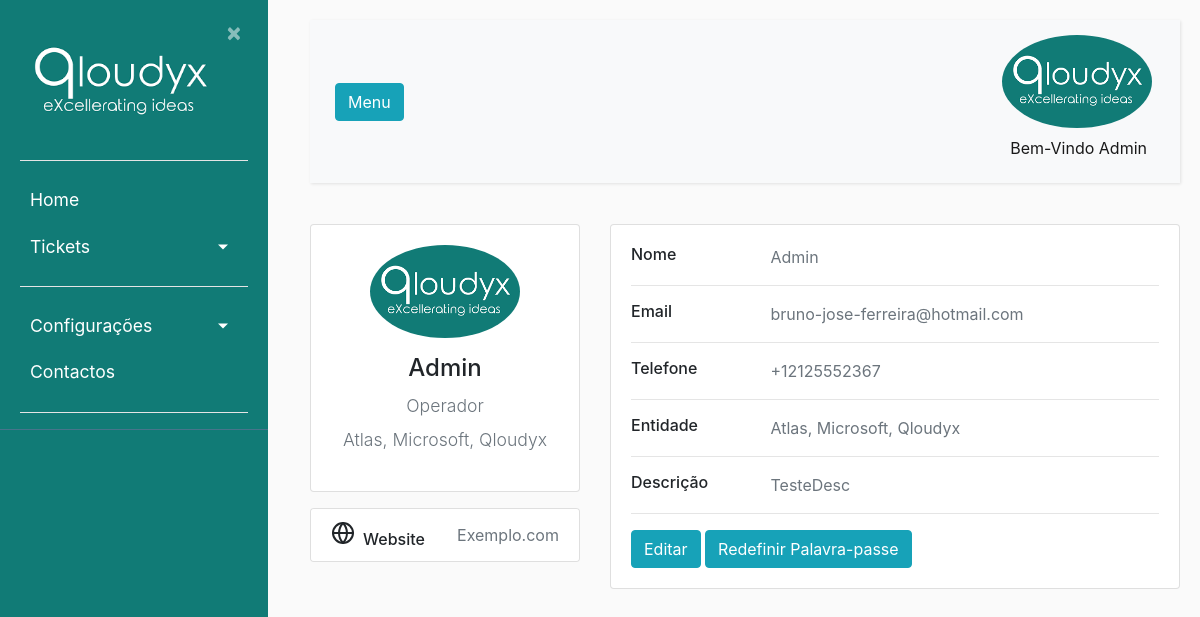
/profile/ (signed in), run on an earlier commit of the app's database.
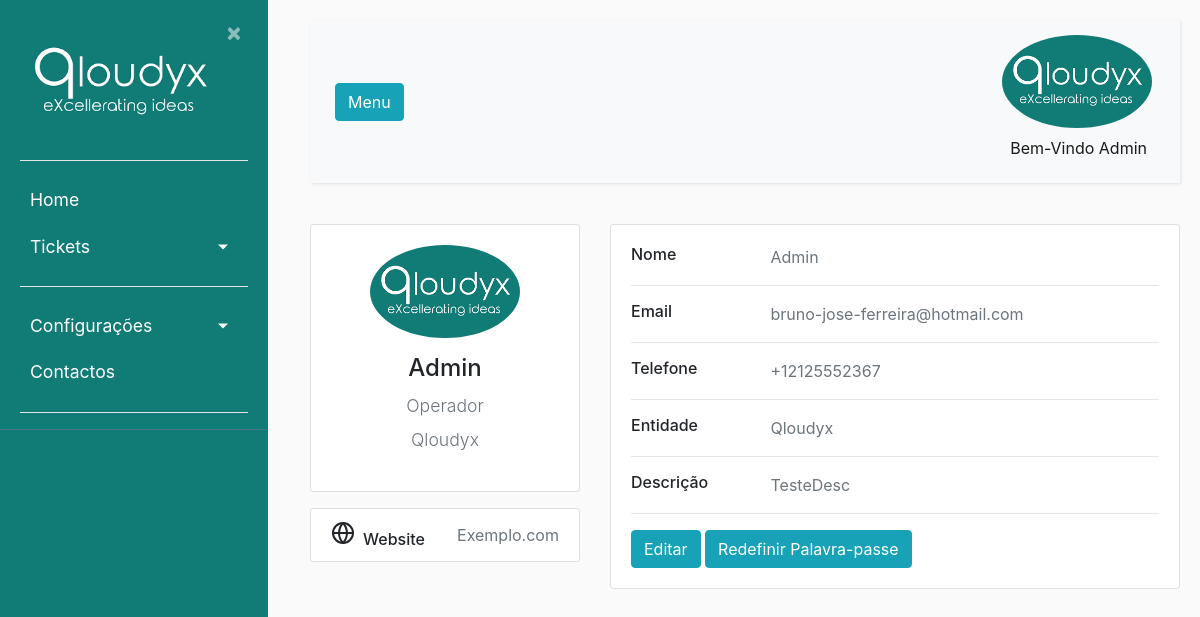
And on a later commit of the database.
### ticket/models.py (models this page shows, shortened)
class Usuarios(AbstractBaseUser):
    uuid = models.UUIDField(default = uuid.uuid4)
    nome = models.CharField(max_length=100, unique=True,verbose_name='Utilizador')
    email = models.EmailField(verbose_name='E-mail')
    foto = models.ImageField(null=True, blank=True, upload_to='users/uploads/fotos',verbose_name='Foto')
    descricao = models.CharField(max_length=250, null=True)
    EscolhasRole = {
    ("Interno", "Interno"),
    ("Operador", "Operador"),
    ("Cliente", "Cliente"),
    }
    role = models.CharField(max_length=50,choices= EscolhasRole ,verbose_name='Cargo')
    entidade = models.ManyToManyField(Entidades, verbose_name='Entidades')
    telefone = PhoneNumberField(null=True, blank=False, unique=True, verbose_name='Telefone')
    date_of_birth = models.DateField(verbose_name='Data de Nascimento')
    is_active = models.BooleanField(default=True, verbose_name='Ativo?')
    is_admin = models.BooleanField(default=False, verbose_name='Admin?')
    objects = MyUserManager()
    USERNAME_FIELD = 'nome'
    REQUIRED_FIELDS = ['date_of_birth','email']
    def nomes_entidade(self):
            return ', '.join([a.nome for a in self.entidade.all()])
    nomes_entidade.short_description = "Entidades"

class Entidades(models.Model):
    nome = models.CharField(max_length=100)
    externo = models.BooleanField(default=False)

### users/views.py (the view)
# urls.py: path('profile/', users_views.profile, name='profile'), #URL para os perfís
@login_required
def profile(request):
    total = Ticket.objects.count()
    filtroresolvido = Ticket.objects.filter(estado="3")
    resolvido = filtroresolvido.count()
    percentresolvido = int(resolvido / total * 100)
    filtrocritico = Ticket.objects.filter(prioridade="4")
    critico = filtrocritico.count()
    percentcritico = int(critico / total * 100)
    filtroalto = Ticket.objects.filter(prioridade="3")
    alto = filtroalto.count()
    percentalto = int(alto / total * 100)
    filtromedio = Ticket.objects.filter(prioridade="2")
    medio = filtromedio.count()
    percentmedio = int(medio / total * 100)
    filtrobaixo = Ticket.objects.filter(prioridade="1")
    baixo = filtrobaixo.count()
    percentbaixo = int(baixo / total * 100)
    return render (request, 'users/profile.html',context =
                   {
                    'resolvido':percentresolvido,
                    'critico':percentcritico,
                    'alto':percentalto,
                    'medio':percentmedio,
                    'baixo':percentbaixo,
                   }
                   )

### users/templates/users/profile.html (shortened to what this page needs)
{% extends "ticket/base.html" %}
{% block content %}
    <div class="row gutters-sm">
        <div class="col-md-4 mb-3">
            <div class="card">
                <div class="card-body">
                    <div class="d-flex flex-column align-items-center text-center">
                        <img src= "{{ user.foto.url }} " alt="Admin" class="rounded-circle" width="150" />
                        <div class="mt-3">
                        <h4 class="account-Heading">{{ user.nome }}</h4>
                        <p style="text-align: center" class="text-secondary mb-1">{{user.role}}</p>
                        <p style="text-align: center" class="text-muted font-size-sm">{{user.nomes_entidade}}</p>
                    </div>
                </div>
            </div>
        </div>
        <div class="card mt-3">
            <ul class="list-group list-group-flush">
                <li class="list-group-item d-flex justify-content-between align-items-center flex-wrap">
                    <h6 class="mb-0">Website</h6>
                    <span class="text-secondary">Exemplo.com</span>
                </li>
            </ul>
        </div>
    </div>
    <div class="col-md-8">
        <div class="card mb-3">
            <div class="card-body">
                <div class="row">
                    <div class="col-sm-3">
                            <h6 class="mb-0">Nome</h6>
                        </div>
                        <div class="col-sm-9 text-secondary">
                            {{ user.nome }}
                        </div>
                    </div>
                    <hr>
                    <div class="row">
                        <div class="col-sm-3">
                            <h6 class="mb-0">Email</h6>
                        </div>
                        <div class="col-sm-9 text-secondary">
                            {{ user.email }}
                        </div>
                    </div>
                    <hr>
                    <div class="row">
                        <div class="col-sm-3">
                            <h6 class="mb-0">Telefone</h6>
                        </div>
                        <div class="col-sm-9 text-secondary">
                            {{ user.telefone }}
                        </div>
                    </div>
                    <hr>
                    <div class="row">
                        <div class="col-sm-3">
                            <h6 class="mb-0">Entidade</h6>
                        </div>
                        <div class="col-sm-9 text-secondary">
                            {{ user.nomes_entidade }}
                        </div>
                    </div>
                    <hr>
                    <div class="row">
                        <div class="col-sm-3">
                            <h6 class="mb-0">Descrição</h6>
                        </div>
                        <div class="col-sm-9 text-secondary">
                            {{ user.descricao }}
                        </div>
                    </div>
                    <hr>
                    <div class="row">
                        <div class="col-sm-12">
                            <a class="btn btn-info " target="" href="{% url 'editar_perfil' user.uuid %}">Editar</a>
                            <a class="btn btn-info " target="" href="{% url 'email' %}">Redefinir Palavra-passe</a>
                        </div>
                    </div>
                </div>
            </div>
        </div>
    </div>
{% endblock content %}

### ticket/templates/ticket/base.html (shortened to what the changed rows need)
{% load static %}
<!DOCTYPE html>
<html lang="en">
<head>
    <link rel="stylesheet" href="https://cdn.jsdelivr.net/npm/bootstrap@4.0.0/dist/css/bootstrap.min.css">
    <link rel="stylesheet" type="text/css" href="{% static 'ticket/main.css' %}">
</head>
<body>
    {% if user.nome == "Registo" %}
    <div class="wrapper">
        <nav id="sidebar">
            <div class="sidebar-header">
                <a href = "{% url 'ticket-home' %}"> <img src="{% static 'ticket/Qloudyx.png' %}" style="width:200px;height:100%;"></a>
                <a class="close" onclick="CloseMenu()">&nbsp×&nbsp</a>
                <hr>
                <form method="post" action="{% url 'logout' %}">
                    {% csrf_token %}
                    <a><button style="color:white; text-align:center" class="astext" type="submit">Logout</button></a>
                </form>
                <hr>
            </div>
            </ul>
        </nav>
            <main role="main" class="container">
                <div class="row">
                    <div class="col-md-8">
                        {% if messages %}
                            {% for message in messages %}
                                <div class="alert alert-{{ message.tags }} ">
                                    {{ message }}
                                </div>
                            {% endfor %}
                        {% endif %}
                    </div>
                </div>
            </main>
            <div class="collapse navbar-collapse" id="navbarSupportedContent">
                <ul class="nav navbar-nav ml-auto">
                    <li class="nav-item active">
                        <div class="dropdown">
                            {% if user.is_authenticated %}
                            <img src= "{{ user.foto.url }} " alt="Menu" class="rounded-circle" width="150" />
                            <center>
                            </center>
                        </div>
                        {% endif %}
                    </li>
                </ul>
                </div>
        </div>
        {% block restricted %}{% endblock %}
    {% else %}
        <div id="content">
            <nav class="navbar navbar-expand-lg navbar-light bg-light">
                <div class="container-fluid">
                    {% if user.is_authenticated %}
                    <div class="collapse navbar-collapse" id="navbarSupportedContent">
                        <ul class="nav navbar-nav ml-auto">
                            <li class="nav-item active">
                                <div class="dropdown">
                                    {% if user.is_authenticated %}
                                    <img src= "{{ user.foto.url }} " alt="Menu" class="rounded-circle" width="150" />
                                </div>
                                <a class="nav-link" href="#">Bem-Vindo {{user.nome}}</a>
                                {% endif %}
                            </li>
                        </ul>
                    </div>
                    {% endif %}
                </div>
            </nav>
            {% block content %}{% endblock %}
            {% endif %}
</body>
</html>

What changed in the data, as far as the page shows it:
changed Usuarios "Admin": nomes_entidade "Atlas, Microsoft, Qloudyx" → "Qloudyx"
